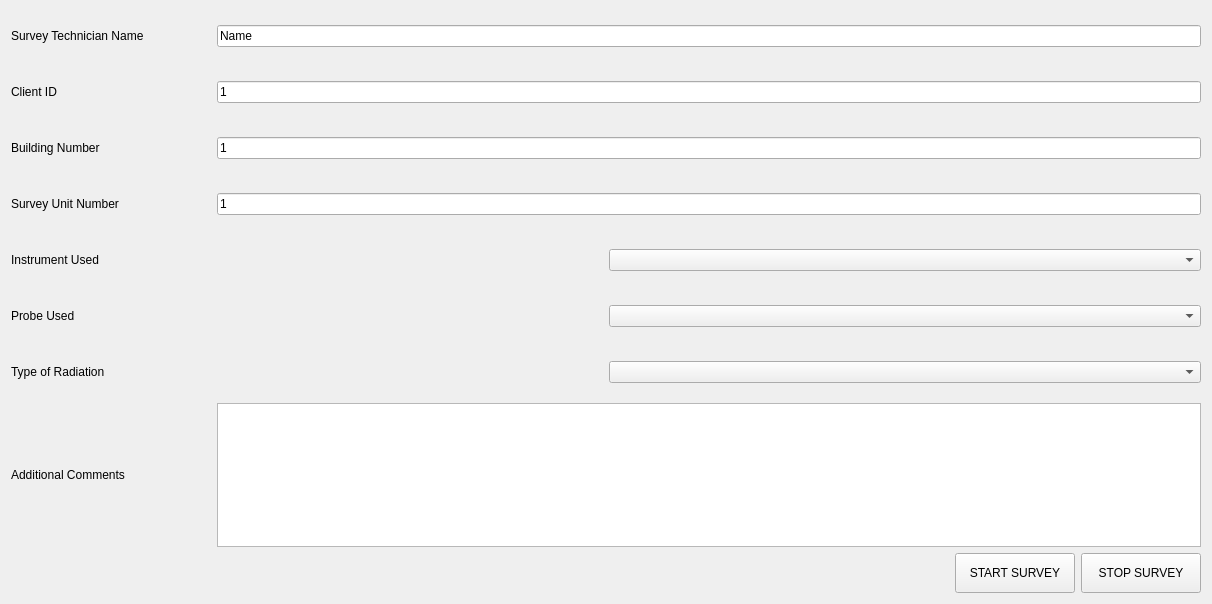
<?xml version="1.0" encoding="UTF-8"?>
<ui version="4.0">
 <class>LidarSlamUserWidget</class>
 <widget class="QWidget" name="LidarSlamUserWidget">
  <property name="geometry">
   <rect>
    <x>0</x>
    <y>0</y>
    <width>1212</width>
    <height>604</height>
   </rect>
  </property>
  <property name="minimumSize">
   <size>
    <width>0</width>
    <height>0</height>
   </size>
  </property>
  <property name="windowTitle">
   <string>Form</string>
  </property>
  <layout class="QVBoxLayout" name="verticalLayout_4">
   <item>
    <layout class="QVBoxLayout" name="verticalLayout">
     <item>
      <layout class="QHBoxLayout" name="horizontalLayout">
       <item>
        <widget class="QLabel" name="label">
         <property name="minimumSize">
          <size>
           <width>200</width>
           <height>50</height>
          </size>
         </property>
         <property name="text">
          <string>Survey Technician Name</string>
         </property>
        </widget>
       </item>
       <item>
        <widget class="QLineEdit" name="le_username">
         <property name="minimumSize">
          <size>
           <width>200</width>
           <height>0</height>
          </size>
         </property>
         <property name="text">
          <string>Name</string>
         </property>
        </widget>
       </item>
      </layout>
     </item>
     <item>
      <layout class="QHBoxLayout" name="horizontalLayout_2">
       <item>
        <widget class="QLabel" name="label_2">
         <property name="minimumSize">
          <size>
           <width>200</width>
           <height>50</height>
          </size>
         </property>
         <property name="text">
          <string>Client ID</string>
         </property>
        </widget>
       </item>
       <item>
        <widget class="QLineEdit" name="le_client_id">
         <property name="text">
          <string>1</string>
         </property>
        </widget>
       </item>
      </layout>
     </item>
     <item>
      <layout class="QHBoxLayout" name="horizontalLayout_3">
       <item>
        <widget class="QLabel" name="label_3">
         <property name="minimumSize">
          <size>
           <width>200</width>
           <height>50</height>
          </size>
         </property>
         <property name="text">
          <string>Building Number</string>
         </property>
        </widget>
       </item>
       <item>
        <widget class="QLineEdit" name="le_building_id">
         <property name="text">
          <string>1</string>
         </property>
        </widget>
       </item>
      </layout>
     </item>
     <item>
      <layout class="QHBoxLayout" name="horizontalLayout_4">
       <item>
        <widget class="QLabel" name="label_4">
         <property name="minimumSize">
          <size>
           <width>200</width>
           <height>50</height>
          </size>
         </property>
         <property name="text">
          <string>Survey Unit Number</string>
         </property>
        </widget>
       </item>
       <item>
        <widget class="QLineEdit" name="le_survey_unit">
         <property name="text">
          <string>1</string>
         </property>
        </widget>
       </item>
      </layout>
     </item>
    </layout>
   </item>
   <item>
    <layout class="QVBoxLayout" name="verticalLayout_2">
     <item>
      <layout class="QHBoxLayout" name="horizontalLayout_5">
       <item>
        <widget class="QLabel" name="label_instrument">
         <property name="minimumSize">
          <size>
           <width>200</width>
           <height>50</height>
          </size>
         </property>
         <property name="text">
          <string>Instrument Used</string>
         </property>
        </widget>
       </item>
       <item>
        <widget class="QComboBox" name="cb_instrument">
         <property name="minimumSize">
          <size>
           <width>200</width>
           <height>0</height>
          </size>
         </property>
        </widget>
       </item>
      </layout>
     </item>
     <item>
      <layout class="QHBoxLayout" name="horizontalLayout_6">
       <item>
        <widget class="QLabel" name="label_probe">
         <property name="minimumSize">
          <size>
           <width>200</width>
           <height>50</height>
          </size>
         </property>
         <property name="text">
          <string>Probe Used</string>
         </property>
        </widget>
       </item>
       <item>
        <widget class="QComboBox" name="cb_probe">
         <property name="minimumSize">
          <size>
           <width>200</width>
           <height>0</height>
          </size>
         </property>
        </widget>
       </item>
      </layout>
     </item>
     <item>
      <layout class="QHBoxLayout" name="horizontalLayout_7">
       <item>
        <widget class="QLabel" name="label_radiation">
         <property name="minimumSize">
          <size>
           <width>200</width>
           <height>50</height>
          </size>
         </property>
         <property name="text">
          <string>Type of Radiation</string>
         </property>
        </widget>
       </item>
       <item>
        <widget class="QComboBox" name="cb_radiation">
         <property name="minimumSize">
          <size>
           <width>200</width>
           <height>0</height>
          </size>
         </property>
        </widget>
       </item>
      </layout>
     </item>
    </layout>
   </item>
   <item>
    <layout class="QVBoxLayout" name="verticalLayout_3">
     <item>
      <layout class="QHBoxLayout" name="horizontalLayout_8">
       <item>
        <widget class="QLabel" name="label_8">
         <property name="minimumSize">
          <size>
           <width>200</width>
           <height>0</height>
          </size>
         </property>
         <property name="text">
          <string>Additional Comments</string>
         </property>
        </widget>
       </item>
       <item>
        <widget class="QTextEdit" name="te_comment">
         <property name="minimumSize">
          <size>
           <width>200</width>
           <height>0</height>
          </size>
         </property>
        </widget>
       </item>
      </layout>
     </item>
     <item>
      <layout class="QHBoxLayout" name="horizontalLayout_9">
       <item>
        <spacer name="horizontalSpacer">
         <property name="orientation">
          <enum>Qt::Horizontal</enum>
         </property>
         <property name="sizeHint" stdset="0">
          <size>
           <width>40</width>
           <height>20</height>
          </size>
         </property>
        </spacer>
       </item>
       <item>
        <widget class="QPushButton" name="pb_Start">
         <property name="sizePolicy">
          <sizepolicy hsizetype="Fixed" vsizetype="Fixed">
           <horstretch>0</horstretch>
           <verstretch>0</verstretch>
          </sizepolicy>
         </property>
         <property name="minimumSize">
          <size>
           <width>120</width>
           <height>40</height>
          </size>
         </property>
         <property name="text">
          <string>START SURVEY</string>
         </property>
        </widget>
       </item>
       <item>
        <widget class="QPushButton" name="pb_Stop">
         <property name="sizePolicy">
          <sizepolicy hsizetype="Fixed" vsizetype="Fixed">
           <horstretch>0</horstretch>
           <verstretch>0</verstretch>
          </sizepolicy>
         </property>
         <property name="minimumSize">
          <size>
           <width>120</width>
           <height>40</height>
          </size>
         </property>
         <property name="text">
          <string>STOP SURVEY</string>
         </property>
        </widget>
       </item>
      </layout>
     </item>
    </layout>
   </item>
  </layout>
 </widget>
 <resources/>
 <connections/>
</ui>
